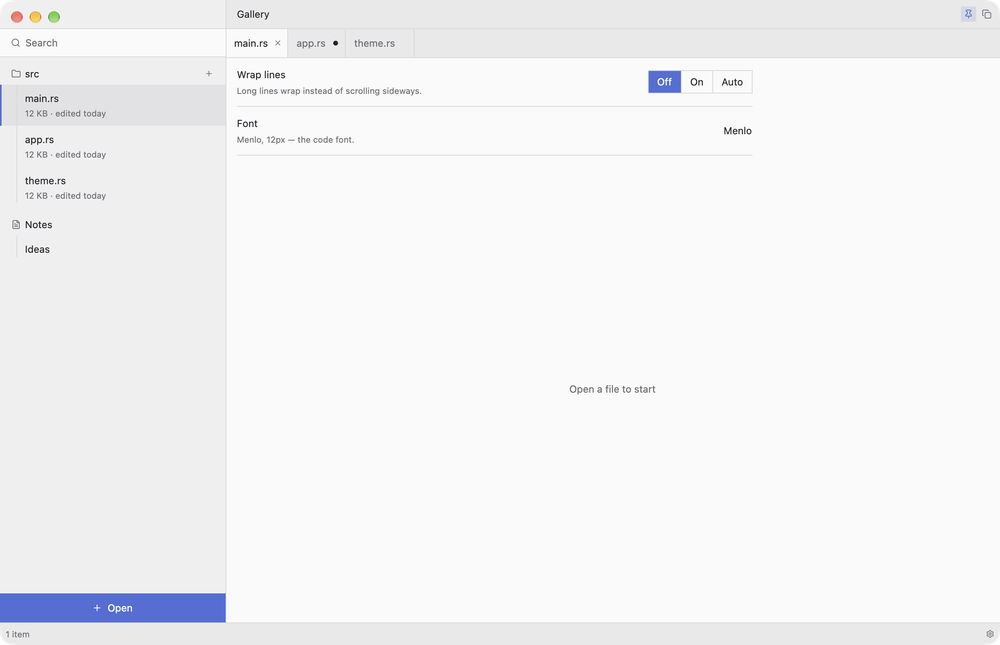
#> input picture .agents/skills/bench-kit/assets/gallery.png, 1000 x 645 px, shrunk from 2482 x 1600 before the run
$ python textx.py ../assets/gallery.png 1.0
#> lines starting #> are read from the running program, lines starting #| are printed output that depends on the picture
"""Where text (or an icon) starts, left to right, in a horizontal band — in points.

Usage:
  python3 -I textx.py <shot.png> <from_x_pt> <y0_pt> <y1_pt> [<y0_pt> <y1_pt> ...]

For each band y0..y1 (pt) prints the first x (pt) right of from_x where a dark pixel appears
(darker than the band's background by a clear margin), and that x minus from_x. Use from_x =
the divider between sidebar and main area to get "inset from the divider"; compare several
bands (the question, the answer, the composer) — insets that must be equal should differ by
≤ 0.5 pt (glyph side bearings), more is a real offset.
"""
import sys

import numpy as np
from PIL import Image

img = np.asarray(Image.open(sys.argv[1]).convert("L")).astype(int)
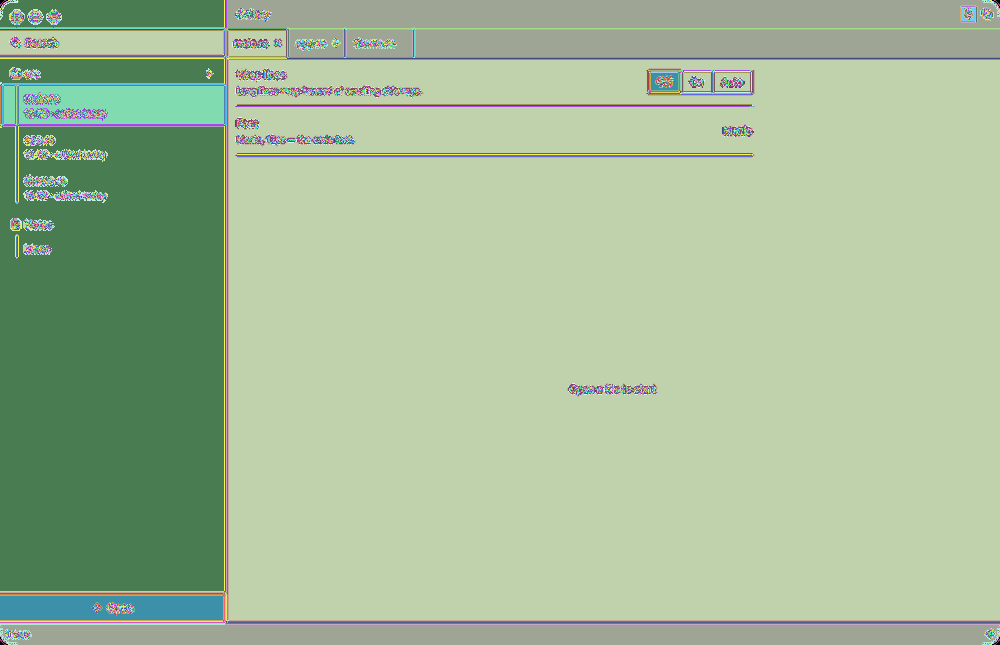
#> img: shape (645, 1000) int64; 232 distinct labels, from 0 to 255; one colour per label, 0 black
x0 = int(float(sys.argv[2]) * 2)
args = sys.argv[3:]
for i in range(0, len(args) - 1, 2):
    y0, y1 = int(float(args[i]) * 2), int(float(args[i + 1]) * 2)
    band = img[y0:y1, x0 + 2:]
    bg = int(np.median(band))
    dark = np.where((band < bg - 60).any(axis=0))[0]
    if len(dark) == 0:
        print(f"y {args[i]}–{args[i + 1]} pt: nothing dark found")
        continue
    x = (x0 + 2 + dark[0]) / 2
    print(f"y {args[i]}–{args[i + 1]} pt: starts at x = {x:.1f} pt  (inset {x - x0 / 2:.1f} pt)")
